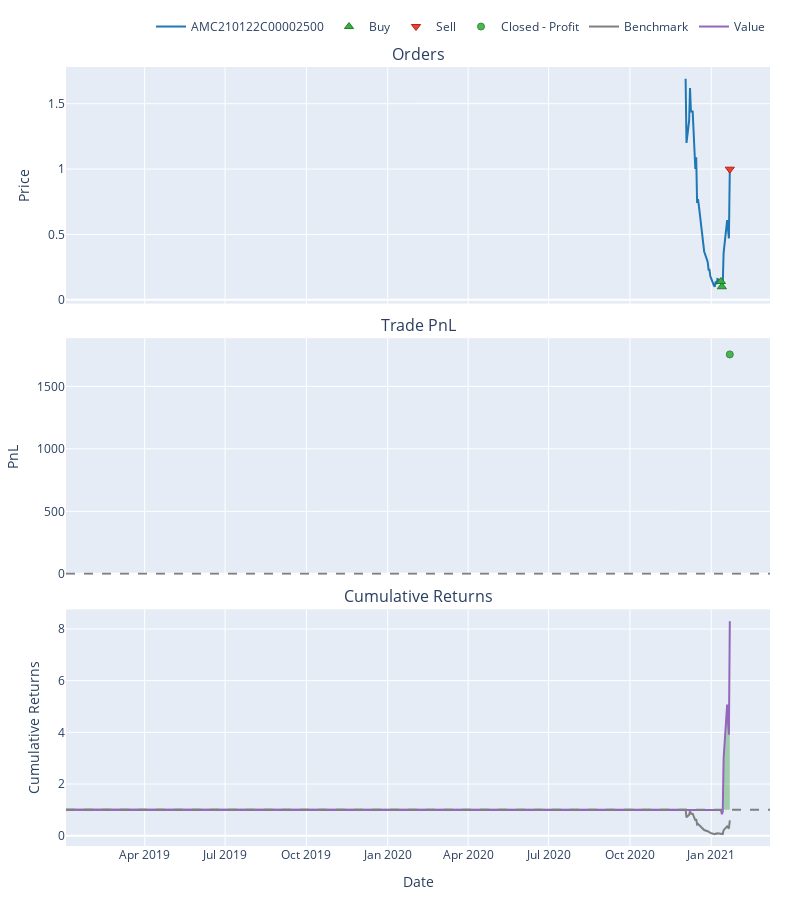

Write notebook code for a chart like this one.
### Code cell
# regroup = ['a' for _ in range(portfolio.total_return().index.shape[0])]
# portfolio.regroup(group_by=[1 for i in range(9)]).trades.plot_pnl()

thing = ['expiration','AMC','AMC210122C00002500']
# portfolio[thing].plot().show()
portfolio['expiration']['AMC']['AMC210122C00002500'].plot().show()

### Figure 1 — Plotly figure (JSON) as saved in the notebook; plotly's stock layout.template omitted (floating-point values rounded to 4 significant figures; data arrays with more than 128 entries replaced by an {"elided": "..."} marker saying what was removed)
{"data": [{"legendgroup": "0", "line": {"color": "#1f77b4"}, "name": "AMC210122C00002500", "showlegend": true, "type": "scatter", "uid": "04a322f5-279d-423a-995b-3e03dca88f33", "x": {"elided": "440 str values"}, "xaxis": "x", "y": {"elided": "440 float values"}, "yaxis": "y"}, {"customdata": [[0, 1000, 0.1401], [1, 1000, 0.1001]], "hovertemplate": "Order Id: %{customdata[0]}<br>Date: %{x}<br>Price: %{y}<br>Size: %{customdata[1]:.6f}<br>Fees: %{customdata[2]:.6f}", "legendgroup": "1", "marker": {"color": "#37B13F", "line": {"color": "rgb(38,123,44)", "width": 1}, "size": 8, "symbol": "triangle-up"}, "mode": "markers", "name": "Buy", "type": "scatter", "uid": "c506925a-5b3e-47df-8721-a763ff465614", "x": ["2021-01-12T00:00:00", "2021-01-13T00:00:00"], "xaxis": "x", "y": [0.1401, 0.1001], "yaxis": "y"}, {"customdata": [[2, 2000, 1.998]], "hovertemplate": "Order Id: %{customdata[0]}<br>Date: %{x}<br>Price: %{y}<br>Size: %{customdata[1]:.6f}<br>Fees: %{customdata[2]:.6f}", "legendgroup": "2", "marker": {"color": "#EA4335", "line": {"color": "rgb(181,31,18)", "width": 1}, "size": 8, "symbol": "triangle-down"}, "mode": "markers", "name": "Sell", "type": "scatter", "uid": "01d9db5f-56d1-44a2-8d8c-62c2183edf27", "x": ["2021-01-22T00:00:00"], "xaxis": "x", "y": [0.999], "yaxis": "y"}, {"customdata": [[0, 7.307]], "hovertemplate": "Trade Id: %{customdata[0]}<br>Date: %{x}<br>PnL: %{y}<br>Return: %{customdata[1]:.2%}", "legendgroup": "3", "marker": {"color": "#37B13F", "line": {"color": "rgb(38,123,44)", "width": 1}, "opacity": [0.9], "size": [7], "symbol": "circle"}, "mode": "markers", "name": "Closed - Profit", "type": "scatter", "uid": "dd6509eb-ab8d-4353-acf6-c2cf2aa43510", "x": ["2021-01-22T00:00:00"], "xaxis": "x2", "y": [1756.0], "yaxis": "y2"}, {"legendgroup": "4", "line": {"color": "#7f7f7f"}, "name": "Benchmark", "showlegend": true, "type": "scatter", "uid": "a3174b06-9775-464f-9517-6efed161122a", "x": {"elided": "440 str values"}, "xaxis": "x3", "y": {"elided": "440 float values"}, "yaxis": "y3"}, {"hoverinfo": "skip", "legendgroup": "5", "line": {"color": "rgba(0, 0, 0, 0)", "width": 0}, "opacity": 0, "showlegend": false, "type": "scatter", "uid": "895f9ab0-4138-466e-9e4a-832d2687b443", "x": {"elided": "440 str values"}, "xaxis": "x3", "y": {"elided": "440 int values"}, "yaxis": "y3"}, {"connectgaps": false, "fill": "tonexty", "fillcolor": "rgba(0, 128, 0, 0.3)", "hoverinfo": "skip", "legendgroup": "5", "line": {"color": "rgba(0, 0, 0, 0)", "width": 0}, "opacity": 0, "showlegend": false, "type": "scatter", "uid": "84079282-a8f5-4eaa-8cb9-4f7b10b34948", "x": {"elided": "440 str values"}, "xaxis": "x3", "y": {"elided": "440 float values"}, "yaxis": "y3"}, {"hoverinfo": "skip", "legendgroup": "5", "line": {"color": "rgba(0, 0, 0, 0)", "width": 0}, "opacity": 0, "showlegend": false, "type": "scatter", "uid": "c2d85395-881c-4b3f-ad07-294b749131e1", "x": {"elided": "440 str values"}, "xaxis": "x3", "y": {"elided": "440 int values"}, "yaxis": "y3"}, {"connectgaps": false, "fill": "tonexty", "fillcolor": "rgba(255, 0, 0, 0.3)", "hoverinfo": "skip", "legendgroup": "5", "line": {"color": "rgba(0, 0, 0, 0)", "width": 0}, "opacity": 0, "showlegend": false, "type": "scatter", "uid": "00e749a6-ab8f-497d-a1df-661900f7c221", "x": {"elided": "440 str values"}, "xaxis": "x3", "y": {"elided": "440 float values"}, "yaxis": "y3"}, {"legendgroup": "6", "line": {"color": "#9467bd"}, "name": "Value", "showlegend": true, "type": "scatter", "uid": "955c0f5d-f75c-4474-a2b3-4c7ea8baa12b", "x": {"elided": "440 str values"}, "xaxis": "x3", "y": {"elided": "440 float values"}, "yaxis": "y3"}, {"hoverinfo": "skip", "legendgroup": "5", "line": {"color": "rgba(0, 0, 0, 0)", "width": 0}, "opacity": 0, "showlegend": false, "type": "scatter", "uid": "f0f49b23-c1bf-4518-816b-c83946d45f54", "x": {"elided": "440 str values"}, "xaxis": "x3", "y": {"elided": "440 int values"}, "yaxis": "y3"}], "layout": {"annotations": [{"font": {"size": 16}, "showarrow": false, "text": "Orders", "x": 0.5, "xanchor": "center", "xref": "paper", "y": 1, "yanchor": "bottom", "yref": "paper"}, {"font": {"size": 16}, "showarrow": false, "text": "Trade PnL", "x": 0.5, "xanchor": "center", "xref": "paper", "y": 0.6519, "yanchor": "bottom", "yref": "paper"}, {"font": {"size": 16}, "showarrow": false, "text": "Cumulative Returns", "x": 0.5, "xanchor": "center", "xref": "paper", "y": 0.3037, "yanchor": "bottom", "yref": "paper"}], "autosize": true, "height": 900, "legend": {"orientation": "h", "traceorder": "normal", "x": 1, "xanchor": "right", "y": 1.033, "yanchor": "bottom"}, "margin": {"b": 30, "l": 30, "r": 30, "t": 30}, "shapes": [{"line": {"color": "gray", "dash": "dash"}, "type": "line", "x0": 0, "x1": 1, "xref": "paper", "y0": 0, "y1": 0, "yref": "y2"}, {"line": {"color": "gray", "dash": "dash"}, "type": "line", "x0": 0, "x1": 1, "xref": "paper", "y0": 1, "y1": 1, "yref": "y3"}], "width": 800, "xaxis": {"anchor": "y", "domain": [0, 1], "matches": "x3", "showticklabels": false}, "xaxis2": {"anchor": "y2", "domain": [0, 1], "matches": "x3", "showticklabels": false}, "xaxis3": {"anchor": "y3", "domain": [0, 1], "title": {"text": "Date"}}, "yaxis": {"anchor": "x", "domain": [0.6963, 1], "title": {"text": "Price"}}, "yaxis2": {"anchor": "x2", "domain": [0.3481, 0.6519], "title": {"text": "PnL"}}, "yaxis3": {"anchor": "x3", "domain": [0, 0.3037], "title": {"text": "Cumulative Returns"}}}}
